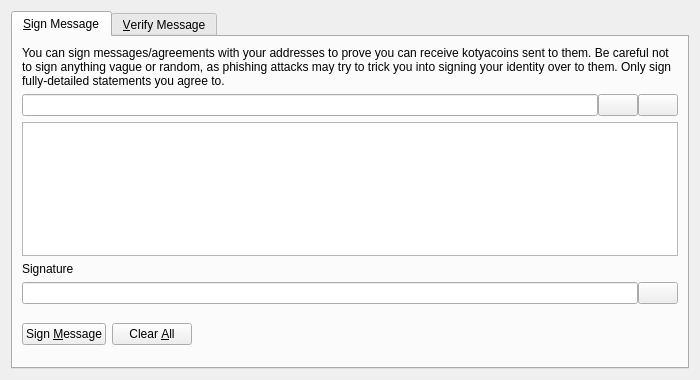
<?xml version="1.0" encoding="UTF-8"?>
<ui version="4.0">
 <class>SignVerifyMessageDialog</class>
 <widget class="QDialog" name="SignVerifyMessageDialog">
  <property name="geometry">
   <rect>
    <x>0</x>
    <y>0</y>
    <width>700</width>
    <height>380</height>
   </rect>
  </property>
  <property name="windowTitle">
   <string>Signatures - Sign / Verify a Message</string>
  </property>
  <property name="modal">
   <bool>true</bool>
  </property>
  <layout class="QVBoxLayout" name="verticalLayout">
   <item>
    <widget class="QTabWidget" name="tabWidget">
     <property name="currentIndex">
      <number>0</number>
     </property>
     <widget class="QWidget" name="tabSignMessage">
      <attribute name="title">
       <string>&amp;Sign Message</string>
      </attribute>
      <layout class="QVBoxLayout" name="verticalLayout_SM">
       <item>
        <widget class="QLabel" name="infoLabel_SM">
         <property name="text">
          <string>You can sign messages/agreements with your addresses to prove you can receive kotyacoins sent to them. Be careful not to sign anything vague or random, as phishing attacks may try to trick you into signing your identity over to them. Only sign fully-detailed statements you agree to.</string>
         </property>
         <property name="textFormat">
          <enum>Qt::PlainText</enum>
         </property>
         <property name="wordWrap">
          <bool>true</bool>
         </property>
        </widget>
       </item>
       <item>
        <layout class="QHBoxLayout" name="horizontalLayout_1_SM">
         <property name="spacing">
          <number>0</number>
         </property>
         <item>
          <widget class="QValidatedLineEdit" name="addressIn_SM">
           <property name="toolTip">
            <string>The Kotyacoin address to sign the message with</string>
           </property>
          </widget>
         </item>
         <item>
          <widget class="QPushButton" name="addressBookButton_SM">
           <property name="toolTip">
            <string>Choose previously used address</string>
           </property>
           <property name="text">
            <string/>
           </property>
           <property name="icon">
            <iconset resource="../bitcoin.qrc">
             <normaloff>:/icons/address-book</normaloff>:/icons/address-book</iconset>
           </property>
           <property name="shortcut">
            <string>Alt+A</string>
           </property>
           <property name="autoDefault">
            <bool>false</bool>
           </property>
          </widget>
         </item>
         <item>
          <widget class="QPushButton" name="pasteButton_SM">
           <property name="toolTip">
            <string>Paste address from clipboard</string>
           </property>
           <property name="text">
            <string/>
           </property>
           <property name="icon">
            <iconset resource="../bitcoin.qrc">
             <normaloff>:/icons/editpaste</normaloff>:/icons/editpaste</iconset>
           </property>
           <property name="shortcut">
            <string>Alt+P</string>
           </property>
           <property name="autoDefault">
            <bool>false</bool>
           </property>
          </widget>
         </item>
        </layout>
       </item>
       <item>
        <widget class="QPlainTextEdit" name="messageIn_SM">
         <property name="toolTip">
          <string>Enter the message you want to sign here</string>
         </property>
        </widget>
       </item>
       <item>
        <widget class="QLabel" name="signatureLabel_SM">
         <property name="text">
          <string>Signature</string>
         </property>
         <property name="textFormat">
          <enum>Qt::PlainText</enum>
         </property>
        </widget>
       </item>
       <item>
        <layout class="QHBoxLayout" name="horizontalLayout_2_SM">
         <property name="spacing">
          <number>0</number>
         </property>
         <item>
          <widget class="QLineEdit" name="signatureOut_SM">
           <property name="font">
            <font>
             <italic>true</italic>
            </font>
           </property>
           <property name="readOnly">
            <bool>true</bool>
           </property>
          </widget>
         </item>
         <item>
          <widget class="QPushButton" name="copySignatureButton_SM">
           <property name="toolTip">
            <string>Copy the current signature to the system clipboard</string>
           </property>
           <property name="text">
            <string/>
           </property>
           <property name="icon">
            <iconset resource="../bitcoin.qrc">
             <normaloff>:/icons/editcopy</normaloff>:/icons/editcopy</iconset>
           </property>
           <property name="autoDefault">
            <bool>false</bool>
           </property>
          </widget>
         </item>
        </layout>
       </item>
       <item>
        <layout class="QHBoxLayout" name="horizontalLayout_3_SM">
         <item>
          <widget class="QPushButton" name="signMessageButton_SM">
           <property name="toolTip">
            <string>Sign the message to prove you own this Kotyacoin address</string>
           </property>
           <property name="text">
            <string>Sign &amp;Message</string>
           </property>
           <property name="icon">
            <iconset resource="../bitcoin.qrc">
             <normaloff>:/icons/edit</normaloff>:/icons/edit</iconset>
           </property>
           <property name="autoDefault">
            <bool>false</bool>
           </property>
          </widget>
         </item>
         <item>
          <widget class="QPushButton" name="clearButton_SM">
           <property name="toolTip">
            <string>Reset all sign message fields</string>
           </property>
           <property name="text">
            <string>Clear &amp;All</string>
           </property>
           <property name="icon">
            <iconset resource="../bitcoin.qrc">
             <normaloff>:/icons/remove</normaloff>:/icons/remove</iconset>
           </property>
           <property name="autoDefault">
            <bool>false</bool>
           </property>
          </widget>
         </item>
         <item>
          <spacer name="horizontalSpacer_1_SM">
           <property name="orientation">
            <enum>Qt::Horizontal</enum>
           </property>
           <property name="sizeHint" stdset="0">
            <size>
             <width>40</width>
             <height>48</height>
            </size>
           </property>
          </spacer>
         </item>
         <item>
          <widget class="QLabel" name="statusLabel_SM">
           <property name="font">
            <font>
             <weight>75</weight>
             <bold>true</bold>
            </font>
           </property>
           <property name="text">
            <string/>
           </property>
           <property name="wordWrap">
            <bool>true</bool>
           </property>
          </widget>
         </item>
         <item>
          <spacer name="horizontalSpacer_2_SM">
           <property name="orientation">
            <enum>Qt::Horizontal</enum>
           </property>
           <property name="sizeHint" stdset="0">
            <size>
             <width>40</width>
             <height>48</height>
            </size>
           </property>
          </spacer>
         </item>
        </layout>
       </item>
      </layout>
     </widget>
     <widget class="QWidget" name="tabVerifyMessage">
      <attribute name="title">
       <string>&amp;Verify Message</string>
      </attribute>
      <layout class="QVBoxLayout" name="verticalLayout_VM">
       <item>
        <widget class="QLabel" name="infoLabel_VM">
         <property name="text">
          <string>Enter the receiver's address, message (ensure you copy line breaks, spaces, tabs, etc. exactly) and signature below to verify the message. Be careful not to read more into the signature than what is in the signed message itself, to avoid being tricked by a man-in-the-middle attack. Note that this only proves the signing party receives with the address, it cannot prove sendership of any transaction!</string>
         </property>
         <property name="textFormat">
          <enum>Qt::PlainText</enum>
         </property>
         <property name="alignment">
          <set>Qt::AlignLeading|Qt::AlignLeft|Qt::AlignTop</set>
         </property>
         <property name="wordWrap">
          <bool>true</bool>
         </property>
        </widget>
       </item>
       <item>
        <layout class="QHBoxLayout" name="horizontalLayout_1_VM">
         <property name="spacing">
          <number>0</number>
         </property>
         <item>
          <widget class="QValidatedLineEdit" name="addressIn_VM">
           <property name="toolTip">
            <string>The Kotyacoin address the message was signed with</string>
           </property>
          </widget>
         </item>
         <item>
          <widget class="QPushButton" name="addressBookButton_VM">
           <property name="toolTip">
            <string>Choose previously used address</string>
           </property>
           <property name="text">
            <string/>
           </property>
           <property name="icon">
            <iconset resource="../bitcoin.qrc">
             <normaloff>:/icons/address-book</normaloff>:/icons/address-book</iconset>
           </property>
           <property name="shortcut">
            <string>Alt+A</string>
           </property>
           <property name="autoDefault">
            <bool>false</bool>
           </property>
          </widget>
         </item>
        </layout>
       </item>
       <item>
        <widget class="QPlainTextEdit" name="messageIn_VM"/>
       </item>
       <item>
        <widget class="QValidatedLineEdit" name="signatureIn_VM"/>
       </item>
       <item>
        <layout class="QHBoxLayout" name="horizontalLayout_2_VM">
         <item>
          <widget class="QPushButton" name="verifyMessageButton_VM">
           <property name="toolTip">
            <string>Verify the message to ensure it was signed with the specified Kotyacoin address</string>
           </property>
           <property name="text">
            <string>Verify &amp;Message</string>
           </property>
           <property name="icon">
            <iconset resource="../bitcoin.qrc">
             <normaloff>:/icons/transaction_0</normaloff>:/icons/transaction_0</iconset>
           </property>
           <property name="autoDefault">
            <bool>false</bool>
           </property>
          </widget>
         </item>
         <item>
          <widget class="QPushButton" name="clearButton_VM">
           <property name="toolTip">
            <string>Reset all verify message fields</string>
           </property>
           <property name="text">
            <string>Clear &amp;All</string>
           </property>
           <property name="icon">
            <iconset resource="../bitcoin.qrc">
             <normaloff>:/icons/remove</normaloff>:/icons/remove</iconset>
           </property>
           <property name="autoDefault">
            <bool>false</bool>
           </property>
          </widget>
         </item>
         <item>
          <spacer name="horizontalSpacer_1_VM">
           <property name="orientation">
            <enum>Qt::Horizontal</enum>
           </property>
           <property name="sizeHint" stdset="0">
            <size>
             <width>40</width>
             <height>48</height>
            </size>
           </property>
          </spacer>
         </item>
         <item>
          <widget class="QLabel" name="statusLabel_VM">
           <property name="font">
            <font>
             <weight>75</weight>
             <bold>true</bold>
            </font>
           </property>
           <property name="text">
            <string/>
           </property>
           <property name="wordWrap">
            <bool>true</bool>
           </property>
          </widget>
         </item>
         <item>
          <spacer name="horizontalSpacer_2_VM">
           <property name="orientation">
            <enum>Qt::Horizontal</enum>
           </property>
           <property name="sizeHint" stdset="0">
            <size>
             <width>40</width>
             <height>48</height>
            </size>
           </property>
          </spacer>
         </item>
        </layout>
       </item>
      </layout>
     </widget>
    </widget>
   </item>
  </layout>
 </widget>
 <customwidgets>
  <customwidget>
   <class>QValidatedLineEdit</class>
   <extends>QLineEdit</extends>
   <header>qvalidatedlineedit.h</header>
  </customwidget>
 </customwidgets>
 <resources>
  <include location="../bitcoin.qrc"/>
 </resources>
 <connections/>
</ui>
